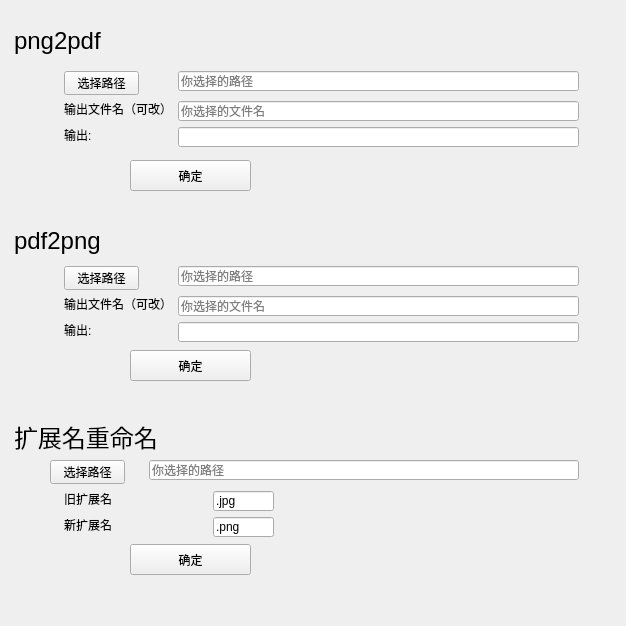
<?xml version="1.0" encoding="UTF-8"?>
<ui version="4.0">
 <class>Form</class>
 <widget class="QWidget" name="Form">
  <property name="geometry">
   <rect>
    <x>0</x>
    <y>0</y>
    <width>626</width>
    <height>626</height>
   </rect>
  </property>
  <property name="windowTitle">
   <string>For_pdf</string>
  </property>
  <property name="windowIcon">
   <iconset>
    <normaloff>e.ico</normaloff>e.ico</iconset>
  </property>
  <widget class="QLabel" name="label_3">
   <property name="geometry">
    <rect>
     <x>14</x>
     <y>16</y>
     <width>121</width>
     <height>51</height>
    </rect>
   </property>
   <property name="text">
    <string>&lt;html&gt;&lt;head/&gt;&lt;body&gt;&lt;p&gt;&lt;span style=&quot; font-size:18pt;&quot;&gt;png2pdf&lt;/span&gt;&lt;/p&gt;&lt;/body&gt;&lt;/html&gt;</string>
   </property>
  </widget>
  <widget class="QLabel" name="label_6">
   <property name="geometry">
    <rect>
     <x>14</x>
     <y>221</y>
     <width>111</width>
     <height>41</height>
    </rect>
   </property>
   <property name="text">
    <string>&lt;html&gt;&lt;head/&gt;&lt;body&gt;&lt;p&gt;&lt;span style=&quot; font-size:18pt;&quot;&gt;pdf2png&lt;/span&gt;&lt;/p&gt;&lt;/body&gt;&lt;/html&gt;</string>
   </property>
  </widget>
  <widget class="QLabel" name="label_7">
   <property name="geometry">
    <rect>
     <x>14</x>
     <y>416</y>
     <width>151</width>
     <height>41</height>
    </rect>
   </property>
   <property name="text">
    <string>&lt;html&gt;&lt;head/&gt;&lt;body&gt;&lt;p&gt;&lt;span style=&quot; font-size:18pt;&quot;&gt;扩展名重命名&lt;/span&gt;&lt;/p&gt;&lt;/body&gt;&lt;/html&gt;</string>
   </property>
  </widget>
  <widget class="QPushButton" name="pushButton_pdf2png">
   <property name="geometry">
    <rect>
     <x>130</x>
     <y>350</y>
     <width>121</width>
     <height>31</height>
    </rect>
   </property>
   <property name="text">
    <string>确定</string>
   </property>
  </widget>
  <widget class="QPushButton" name="pushButton_png2pdf">
   <property name="geometry">
    <rect>
     <x>130</x>
     <y>160</y>
     <width>121</width>
     <height>31</height>
    </rect>
   </property>
   <property name="text">
    <string>确定</string>
   </property>
  </widget>
  <widget class="QPushButton" name="pushButton_NameChange">
   <property name="geometry">
    <rect>
     <x>130</x>
     <y>544</y>
     <width>121</width>
     <height>31</height>
    </rect>
   </property>
   <property name="text">
    <string>确定</string>
   </property>
  </widget>
  <widget class="QLabel" name="label_9">
   <property name="geometry">
    <rect>
     <x>64</x>
     <y>517</y>
     <width>48</width>
     <height>16</height>
    </rect>
   </property>
   <property name="text">
    <string>新扩展名</string>
   </property>
  </widget>
  <widget class="QLabel" name="label_8">
   <property name="geometry">
    <rect>
     <x>64</x>
     <y>491</y>
     <width>48</width>
     <height>16</height>
    </rect>
   </property>
   <property name="text">
    <string>旧扩展名</string>
   </property>
  </widget>
  <widget class="QLineEdit" name="lineEdit_oldname">
   <property name="geometry">
    <rect>
     <x>213</x>
     <y>491</y>
     <width>61</width>
     <height>20</height>
    </rect>
   </property>
   <property name="text">
    <string>.jpg</string>
   </property>
  </widget>
  <widget class="QLineEdit" name="lineEdit_newname">
   <property name="geometry">
    <rect>
     <x>213</x>
     <y>517</y>
     <width>61</width>
     <height>20</height>
    </rect>
   </property>
   <property name="text">
    <string>.png</string>
   </property>
  </widget>
  <widget class="QLineEdit" name="lineEdit_choice3">
   <property name="geometry">
    <rect>
     <x>149</x>
     <y>460</y>
     <width>430</width>
     <height>20</height>
    </rect>
   </property>
   <property name="readOnly">
    <bool>false</bool>
   </property>
   <property name="placeholderText">
    <string>你选择的路径</string>
   </property>
  </widget>
  <widget class="QPushButton" name="pushButton_choice3">
   <property name="geometry">
    <rect>
     <x>50</x>
     <y>460</y>
     <width>75</width>
     <height>24</height>
    </rect>
   </property>
   <property name="text">
    <string>选择路径</string>
   </property>
  </widget>
  <widget class="QLineEdit" name="lineEdit_input1">
   <property name="geometry">
    <rect>
     <x>178</x>
     <y>101</y>
     <width>401</width>
     <height>20</height>
    </rect>
   </property>
   <property name="placeholderText">
    <string>你选择的文件名</string>
   </property>
  </widget>
  <widget class="QLineEdit" name="lineEdit_choice1">
   <property name="geometry">
    <rect>
     <x>178</x>
     <y>71</y>
     <width>401</width>
     <height>20</height>
    </rect>
   </property>
   <property name="readOnly">
    <bool>false</bool>
   </property>
   <property name="placeholderText">
    <string>你选择的路径</string>
   </property>
  </widget>
  <widget class="QPushButton" name="pushButton_choice1">
   <property name="geometry">
    <rect>
     <x>64</x>
     <y>71</y>
     <width>75</width>
     <height>24</height>
    </rect>
   </property>
   <property name="text">
    <string>选择路径</string>
   </property>
  </widget>
  <widget class="QLabel" name="label">
   <property name="geometry">
    <rect>
     <x>64</x>
     <y>127</y>
     <width>27</width>
     <height>16</height>
    </rect>
   </property>
   <property name="text">
    <string>输出:</string>
   </property>
  </widget>
  <widget class="QLineEdit" name="lineEdit_output1">
   <property name="geometry">
    <rect>
     <x>178</x>
     <y>127</y>
     <width>401</width>
     <height>20</height>
    </rect>
   </property>
   <property name="readOnly">
    <bool>false</bool>
   </property>
  </widget>
  <widget class="QLabel" name="label_2">
   <property name="geometry">
    <rect>
     <x>64</x>
     <y>101</y>
     <width>108</width>
     <height>16</height>
    </rect>
   </property>
   <property name="text">
    <string>输出文件名（可改）</string>
   </property>
  </widget>
  <widget class="QLineEdit" name="lineEdit_output2">
   <property name="geometry">
    <rect>
     <x>178</x>
     <y>322</y>
     <width>401</width>
     <height>20</height>
    </rect>
   </property>
   <property name="readOnly">
    <bool>false</bool>
   </property>
  </widget>
  <widget class="QLabel" name="label_5">
   <property name="geometry">
    <rect>
     <x>64</x>
     <y>322</y>
     <width>27</width>
     <height>16</height>
    </rect>
   </property>
   <property name="text">
    <string>输出:</string>
   </property>
  </widget>
  <widget class="QPushButton" name="pushButton_choice2">
   <property name="geometry">
    <rect>
     <x>64</x>
     <y>266</y>
     <width>75</width>
     <height>24</height>
    </rect>
   </property>
   <property name="text">
    <string>选择路径</string>
   </property>
  </widget>
  <widget class="QLineEdit" name="lineEdit_input2">
   <property name="geometry">
    <rect>
     <x>178</x>
     <y>296</y>
     <width>401</width>
     <height>20</height>
    </rect>
   </property>
   <property name="placeholderText">
    <string>你选择的文件名</string>
   </property>
  </widget>
  <widget class="QLabel" name="label_4">
   <property name="geometry">
    <rect>
     <x>64</x>
     <y>296</y>
     <width>108</width>
     <height>16</height>
    </rect>
   </property>
   <property name="text">
    <string>输出文件名（可改）</string>
   </property>
  </widget>
  <widget class="QLineEdit" name="lineEdit_choice2">
   <property name="geometry">
    <rect>
     <x>178</x>
     <y>266</y>
     <width>401</width>
     <height>20</height>
    </rect>
   </property>
   <property name="readOnly">
    <bool>false</bool>
   </property>
   <property name="placeholderText">
    <string>你选择的路径</string>
   </property>
  </widget>
 </widget>
 <resources/>
 <connections/>
</ui>
